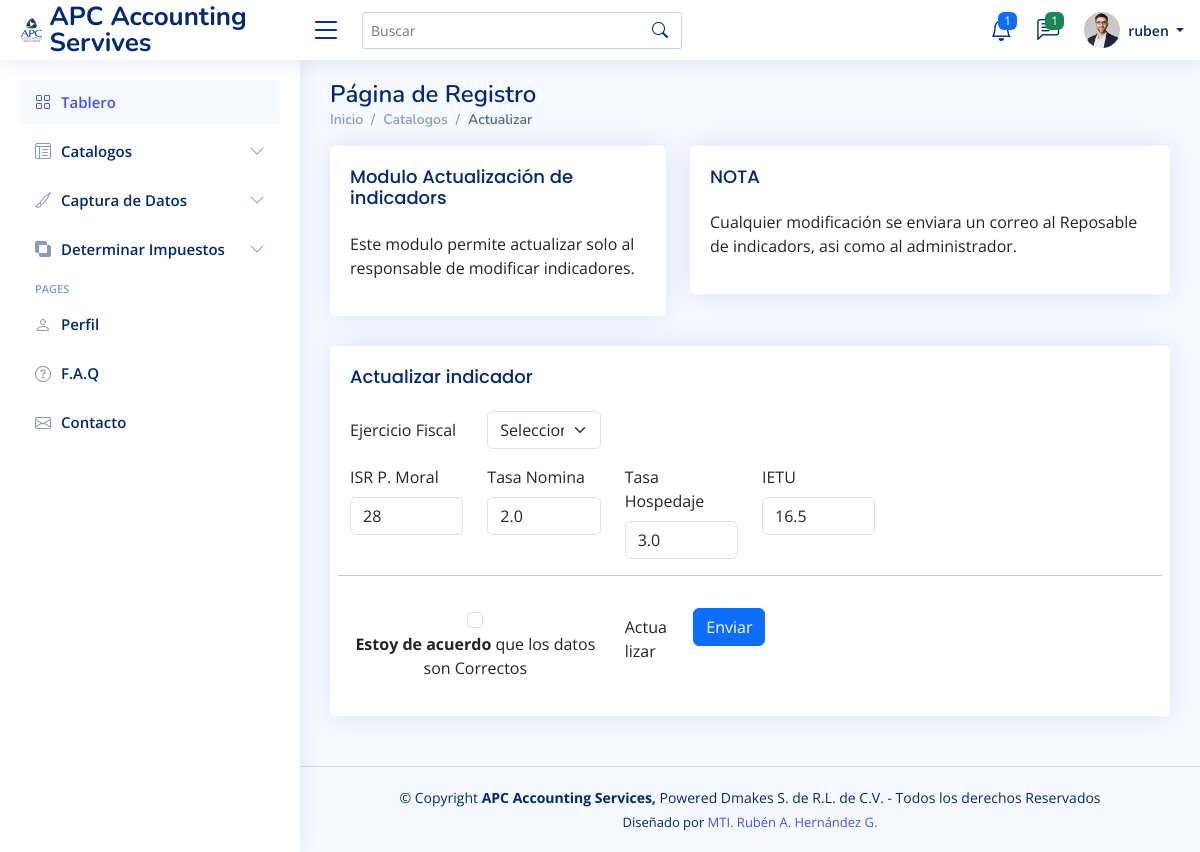
Page /pages-indicadores.php?id=1 (signed in) on the committed database.
### tables this page shows
CREATE TABLE `indicadores` (
  `id` int(11) NOT NULL,
  `anio` varchar(4) NOT NULL,
  `isrpm` varchar(10) NOT NULL,
  `tasnom` varchar(10) NOT NULL,
  `tashos` varchar(10) NOT NULL,
  `ietu` varchar(10) NOT NULL
);

### php/indicador.php (called while the page is built, shortened)
<?php
   class indicador extends Sql {
    private $isrpm;
    private $tasnom;
    private $tashos;
    private $ietu;
    public function setisrpm( $isrpm)
    {
    	$this->isrpm = $isrpm;
    }
    public function settasnom( $tasnom)
    {
    	$this->tasnom = $tasnom;
    }
    public function settashos( $tashos)
    {
    	$this->tashos = $tashos;
    }
    public function setietu( $ietu)
    {
    	$this->ietu = $ietu;
    }
    public function getisrpm(){
    	return $this->isrpm;
    }
    public function gettasnom(){
    	return $this->tasnom;
    }
    public function gettashos(){
    	return $this->tashos;
    }
    public function getietu(){
    	return $this->ietu;
    }
    public static function obtenerporid($id){
        $sqlhelper = new Sql();
        $sqlhelper->conectar();
        $sql = "SELECT * FROM indicadores WHERE id =".$id;
        $resultado = $sqlhelper->getmysqli()->query($sql);
        $indicador_arreglo = $resultado->fetch_assoc();
        $indicador = new indicador();
        $indicador->setid($indicador_arreglo['id']);
        $indicador->setanio($indicador_arreglo['anio']);
        $indicador->setisrpm($indicador_arreglo['isrpm']);
        $indicador->settasnom($indicador_arreglo['tasnom']);
        $indicador->settashos($indicador_arreglo['tashos']);
        $indicador->setietu($indicador_arreglo['ietu']);
        return $indicador;
     }
 }
  ?>

### php/sql.php (called while the page is built)
<?php
   class Sql{
   	private $servidor='localhost';
   	private $usuario= 'adti';
   	private $pwd = 'Apcas123*';
   	private $bd = 'webdtax';
   	protected $mysqli = null;
   	public function conectar(){
   		$this->mysqli = new mysqli($this->servidor,$this->usuario,$this->pwd,$this->bd);
   	}
   	public function getmysqli(){
   		return $this->mysqli;
   	}
   }
 ?>

### pages-indicadores.php (the view, shortened to what this page needs)
<?php
  include('php/sql.php');
  include('php/indicador.php');
  $id = $_GET['id'];
  $indicador = indicador::obtenerporid($id);
  ?>
<!DOCTYPE html>
<html lang="es">
<head>
  <?php include "includes/scripts.php"; ?>
</head>
<body>
  <?php include "includes/header.php"; ?>
  <?php include "includes/sidebar.php"; ?>
  <main id="main" class="main">
    <div class="pagetitle">
      <h1>Página de Registro</h1>
      <nav>
        <ol class="breadcrumb">
          <li class="breadcrumb-item"><a href="index.php">Inicio</a></li>
          <li class="breadcrumb-item">Catalogos</li>
          <li class="breadcrumb-item active">Actualizar</li>
        </ol>
      </nav>
    </div>
    <section class="section">
      <div class="row">
        <div class="col-lg-5">
          <div class="card">
            <div class="card-body">
              <h5 class="card-title">Modulo Actualización de indicadors</h5>
              <p>Este modulo permite actualizar solo al responsable de modificar indicadores.</p>
            </div>
          </div>
        </div>
        <div class="col-lg-7">
          <div class="card">
            <div class="card-body">
              <h5 class="card-title">NOTA</h5>
              <p>Cualquier modificación se enviara un correo al Reposable de indicadors, asi como al administrador.</p>
            </div>
          </div>
        </div>
      </div>
      <div class="row">
       <div class="col">
       <div class="card">
            <div class="card-body">
              <h5 class="card-title">Actualizar indicador</h5>
              <form role="form" action="php/cindicador.php" method="POST">
              <div class="row mb-3">
                  <label class="col-sm-2 col-form-label">Ejercicio Fiscal</label>
                  <div class="col-sm-2">
                    <select class="form-select" aria-label="Default select example" name="anio">
                      <option selected>Seleccionar</option>
                    </select>
                  </div>
              </div>
              <div class="row mb-3">
                <div class="col-sm-2">
                  <label for="isrpm" class="form-label">ISR P. Moral</label>
                  <input class="form-control" type="text" name="isrpm" value="<?= $indicador->getisrpm(); ?>" >
                </div>
                <div class="col-sm-2">
                <label for="tasnom" class="form-label">Tasa Nomina</label>
                  <input class="form-control" type="text" name="tasnom" value="<?= $indicador->gettasnom(); ?>" >
                </div>
                <div class="col-sm-2">
                <label for="tashos" class="form-label">Tasa Hospedaje</label>
                  <input class="form-control" type="text" name="tashos" value="<?= $indicador->gettashos(); ?>" >
                </div>
                <div class="col-sm-2">
                  <label for="ietu" class="form-label">IETU</label>
                  <input class="form-control" type="text" name="ietu" value="<?= $indicador->getietu(); ?>" >
                </div>
              </div>
              <div class="row mb-3">
                <hr>
              </div>
                <div class="row mb-3">
                  <div class="col-sm-4 col-form-check text-center">
                    <input class="form-check-input" type="checkbox" value="" id="invalidCheck" required>
                    <label class="form-check-label" for="invalidCheck"><strong>Estoy de acuerdo </strong> que los datos son Correctos</label>
                  </div>
                  <label class="col-sm-1 col-form-label">Actualizar</label>
                  <div class="col-sm-3">
                    <button type="submit" class="btn btn-primary" name="enviar">Enviar</button>
                  </div>
                </div>
              </form>
            </div>
         </div>
       </div>
      </div>
    </section>
  </main>
  <?php include "includes/footer.php"; ?>
</body>
</html>

### assets/css/style.css (style rules this page uses)
:root { scroll-behavior: smooth; }
body { font-family: "Open Sans", sans-serif; background: #f6f9ff; color: #444444; }
a { color: #4154f1; text-decoration: none; }
h1, h2, h3, h4, h5, h6 { font-family: "Nunito", sans-serif; }
#main { margin-top: 60px; padding: 20px 30px; transition: all 0.3s; }
.pagetitle { margin-bottom: 10px; }
.pagetitle h1 { font-size: 24px; margin-bottom: 0; font-weight: 600; color: #012970; }
.card { margin-bottom: 30px; border: none; border-radius: 5px; box-shadow: 0px 0 30px rgba(1, 41, 112, 0.1); }
.card-title { padding: 20px 0 15px 0; font-size: 18px; font-weight: 500; color: #012970; font-family: "Poppins", sans-serif; }
.card-body { padding: 0 20px 20px 20px; }
.breadcrumb { font-size: 14px; font-family: "Nunito", sans-serif; color: #899bbd; font-weight: 600; }
.breadcrumb a { color: #899bbd; transition: 0.3s; }
.breadcrumb .breadcrumb-item::before { color: #899bbd; }
.breadcrumb .active { color: #51678f; font-weight: 600; }
@media (min-width: 1200px) { #main, #footer { margin-left: 300px; } }

### rows in the picture
indicadores: isrpm "28", tasnom "2.0", tashos "3.0", ietu "16.5"

### other values in the picture
$_SESSION['usuario'] "ruben"
